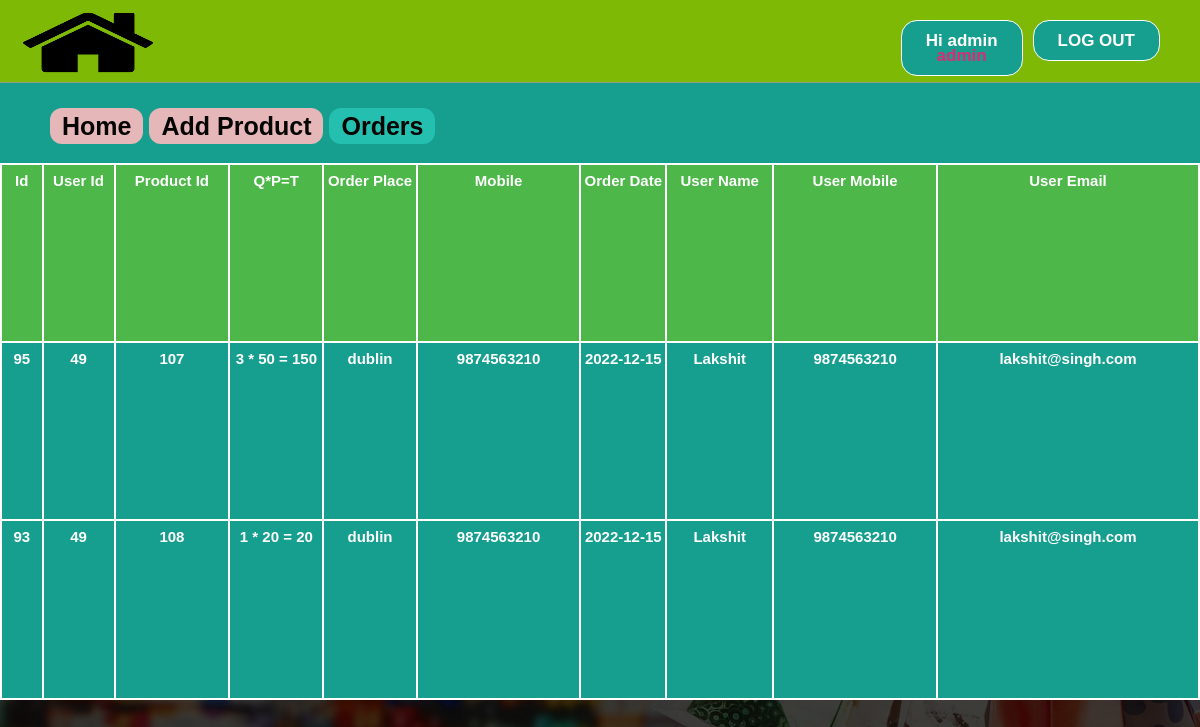
Before: /admin/orders.php (signed in) with the older database file.
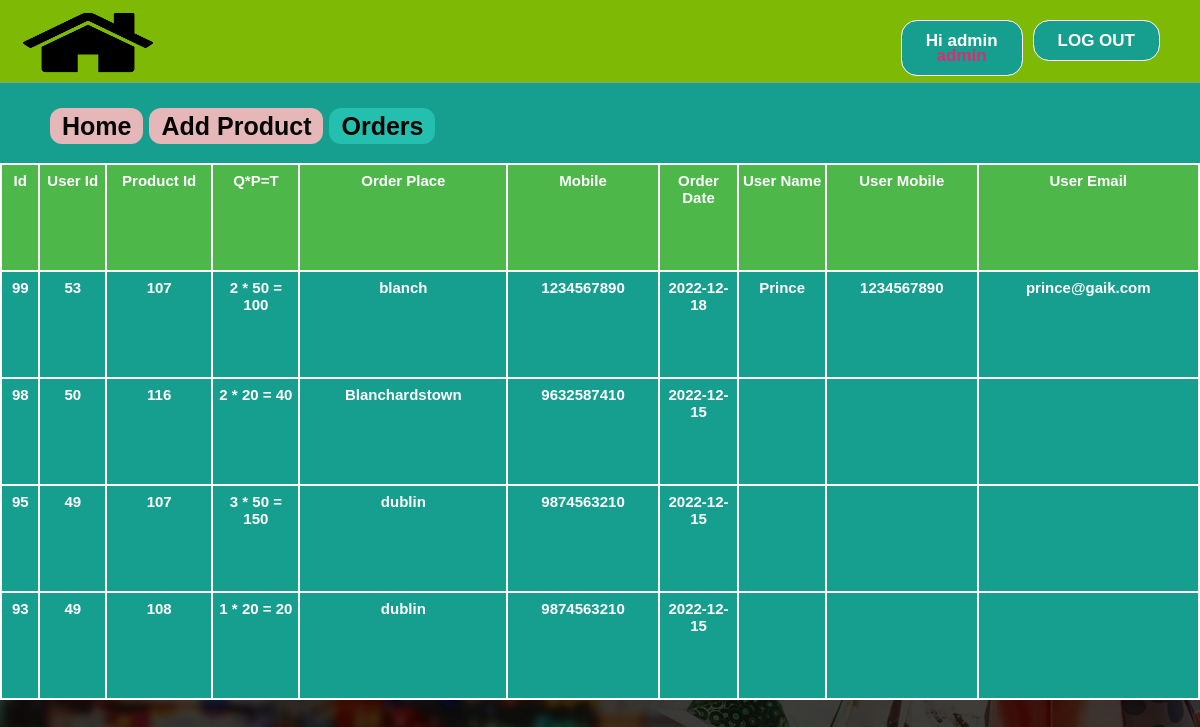
After: the same page with the newer database file.
### tables this page shows
CREATE TABLE `orders` (
  `id` int(11) NOT NULL,
  `uid` int(11) NOT NULL,
  `pid` int(11) NOT NULL,
  `quantity` int(11) NOT NULL,
  `oplace` text NOT NULL,
  `mobile` varchar(15) NOT NULL,
  `odate` date NOT NULL,
  `delivery` varchar(30) NOT NULL
);

CREATE TABLE `products` (
  `id` int(11) NOT NULL,
  `pName` varchar(100) NOT NULL,
  `price` int(11) NOT NULL,
  `piece` int(11) NOT NULL,
  `description` text NOT NULL,
  `available` int(11) NOT NULL,
  `item` varchar(100) NOT NULL,
  `pCode` varchar(20) NOT NULL,
  `picture` text NOT NULL
);

CREATE TABLE `user` (
  `id` int(11) NOT NULL,
  `firstName` varchar(25) NOT NULL,
  `lastName` varchar(25) NOT NULL,
  `email` varchar(100) NOT NULL,
  `mobile` varchar(20) NOT NULL,
  `address` varchar(120) NOT NULL,
  `password` varchar(500) NOT NULL
);

### admin/orders.php (the view, shortened to what this page needs)
<?php
$conn = mysqli_connect('localhost','localhost','','grocery');
if (!isset($_SESSION['admin_login'])) {
	header("location: login.php");
	$user = "";
}
else {
	$user = $_SESSION['admin_login'];
	$result = mysqli_query($conn,"SELECT * FROM admin WHERE id='$user'");
		$get_user_email = mysqli_fetch_assoc($result);
			$uname_db = $get_user_email['firstName'];
			$utype_db=$get_user_email['type'];
}
?>
<!doctype html>
<html>
	<head>
		<link rel="stylesheet" type="text/css" href="../css/style.css">
	</head>
	<body class="home-welcome-text" style="background-image: url(../image/homebackgrndimg2.png);">
		<div class="homepageheader">
			<div class="signinButton loginButton">
				<div class="uiloginbutton signinButton loginButton" style="margin-right: 40px;">
					<?php
						if ($user!="") {
							echo '<a style="text-decoration: none;color: #fff;" href="logout.php">LOG OUT</a>';
						}
					 ?>
				</div>
				<div class="uiloginbutton signinButton loginButton">
					<?php
						if ($user!="") {
							echo '<a style="text-decoration: none;color: #fff;" href="login.php">Hi '.$uname_db.'</br><span style="color: #de2a74">'.$utype_db.'</span></a>';
						}
						else {
							echo '<a style="text-decoration: none;color: #fff;" href="login.php">LOG IN</a>';
						}
					 ?>
				</div>
			</div>
			<div style="float: left; margin: 5px 0px 0px 23px;">
				<a href="index.php">
					<img style=" height: 75px; width: 130px;" src="../image/cart.png">
				</a>
			</div>
		</div>
		<div class="categolis">
			<table>
				<tr>
					<th>
						<a href="index.php" style="text-decoration: none;color: #040403;padding: 4px 12px;background-color: #e6b7b8;border-radius: 12px;">Home</a>
					</th>
					<th><a href="addproduct.php" style="text-decoration: none;color: #040403;padding: 4px 12px;background-color: #e6b7b8;border-radius: 12px;">Add Product</a></th>
					<th><a href="orders.php" style="text-decoration: none;color: #040403;padding: 4px 12px;background-color: #24bfae;border-radius: 12px;">Orders</a></th>
				</tr>
			</table>
		</div>
		<div>
			<table class="rightsidemenu">
				<tr style="font-weight: bold;" colspan="10" bgcolor="#4DB849">
					<th>Id</th>
					<th>User Id</th>
					<th>Product Id</th>
					<th>Q*P=T</th>
					<th>Order Place</th>
					<th>Mobile</th>
					<th>Order Date</th>
					<th>User Name</th>
					<th>User Mobile</th>
					<th>User Email</th>
				</tr>
				<tr>
					<?php include ( "../inc/connect.inc.php");
					$query = "SELECT * FROM orders ORDER BY id DESC";
					$run = mysqli_query($conn,$query);
					while ($row=mysqli_fetch_assoc($run)) {
						$oid = $row['id'];
						$ouid = $row['uid'];
						$opid = $row['pid'];
						$oquantity = $row['quantity'];
						$oplace = $row['oplace'];
						$omobile = $row['mobile'];
						$odate = $row['odate'];
						$query1 = "SELECT * FROM user WHERE id='$ouid'";
						$run1 = mysqli_query($conn,$query1);
						$row1=mysqli_fetch_assoc($run1);
						$ofname = $row1['firstName'];
						$oumobile = $row1['mobile'];
						$ouemail = $row1['email'];
						$query2 = "SELECT * FROM products WHERE id='$opid'";
						$run2 = mysqli_query($conn,$query2);
						$row2=mysqli_fetch_assoc($run2);
						$oprice = $row2['price'];
					 ?>
					<th><?php echo $oid; ?></th>
					<th><?php echo $ouid; ?></th>
					<th><?php echo $opid; ?></th>
					<th><?php echo ''.$oquantity.' * '.$oprice.' = '.$oquantity*$oprice.''; ?></th>
					<th><?php echo $oplace; ?></th>
					<th><?php echo $omobile; ?></th>
					<th><?php echo $odate; ?></th>
					<th><?php echo $ofname; ?></th>
					<th><?php echo $oumobile; ?></th>
					<th><?php echo $ouemail; ?></th>
				</tr>
				<?php } ?>
			</table>
		</div>
	</body>
</html>

### css/style.css (style rules this page uses)
html, body, div, span, applet, object, iframe, h1, h2, h3, h4, h5, h6, p, blockquote, pre, a, abbr, acronym, address, big, cite, code, del, dfn, em, img, ins, kbd, q, s, samp, small, strike, strong, sub, sup, tt, var, b, u, i, center, dl, dt, dd, ol, ul, li, fieldset, form, label, legend, table, caption, tbody, tfoot, thead, tr, th, td, article, aside, canvas, details, embed, figure, figcaption, footer, header, hgroup, menu, nav, output, ruby, section, summary, time, mark, audio, video { margin: 0; padding: 0; border: 0; font: inherit; vertical-align: baseline;ss box-sizing: border-box; }
body { line-height: normal; }
table { border-collapse: collapse; border-spacing: 0; }
* { margin: 0px; padding: 0px; }
body, button, input, label, select, td, textarea { font-family: Arial, Helvetica, tahoma,verdana,arial,sans-serif; font-size: 12px; }
body { width: 100%; position: relative; background-color: #ffffff; min-width: 1080px; }
.homepageheader { position: fixed; height: 82px; width: 100%; min-width: 980px; border-bottom: 1px solid #8E9D8E; margin: 0px; background-image: initial; background-position-x: initial; background-position-y: initial; background-size: initial; background-repeat-x: initial; background-repeat-y: initial; background-attachment: initial; background-origin: initial; background-clip: initial; background-color: #7db905;; }
.loginButton .signinButton { color: #FFFFFF; background: #169E8F; border: 1px solid #FFFFFF; cursor: pointer; display: inline-block; font-weight: bold; line-height: 15px; padding: 12px 24px; border-radius: 16px; text-align: center; text-decoration: none; float: right; margin: 20px 0px 0px 10px; font-size: 17px; }
.categolis { line-height: 1.3; font-weight: bold; color: #fff; padding: 110px 0px 20px 50px; background-color: #169e8f; text-align: center; font-size: 25px; }
.categolis table tbody tr th { padding: 0px 6px 0px 0px; }
.rightsidemenu { float: right; text-align: center; width: 100%; margin: 0px; background-color: #169e8f; font-size: 15px; color: #fff; font-weight: bold; height: 537px; overflow: auto; }
.rightsidemenu th { margin-top: 5px; border: 2px solid; padding: 7px 2px; width: 10px; }

Changed rows visible on the page:
added orders: id "99", uid "53", pid "107", quantity "2", products.price "50", $oquantity*$oprice "100", oplace "blanch", mobile "1234567890", odate "2022-12-18", user.firstName "Prince", user.mobile "1234567890", user.email "prince@gaik.com"
added orders: id "98", uid "50", pid "116", quantity "2", products.price "20", $oquantity*$oprice "40", oplace "Blanchardstown", mobile "9632587410", odate "2022-12-15"
shown differently, row unchanged: orders id 95: user.firstName "Lakshit" → (not shown); user.mobile "9874563210" → (not shown); user.email "lakshit@singh.com" → (not shown)
shown differently, row unchanged: orders id 93: user.firstName "Lakshit" → (not shown); user.mobile "9874563210" → (not shown); user.email "lakshit@singh.com" → (not shown)
